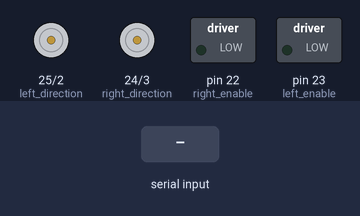
Simulated run of this sketch. Board: Arduino Mega 2560, built with avr-gcc and run on an emulated ATmega2560. On the bench: direction and speed pins drawn as motors (green arrow = direction pin HIGH = forward, orange = LOW = backward, longer = more drive), switched loads named in the sketch (green lamp = pin HIGH). Inputs (shaded band) come from the test bench. What the sketch prints to the serial monitor is not drawn.

Above: at 1.2 s.
1.3 s: "ILERI" received over Serial
At 2.6 s:
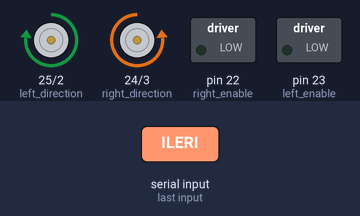
4.3 s: "GERI" received over Serial
At 6.0 s:
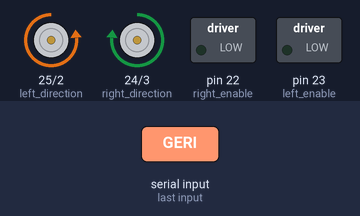
7.3 s: "SAG" received over Serial
At 9.1 s:
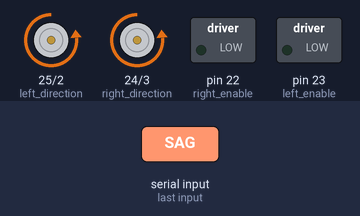
10.3 s: "SOL" received over Serial
At 11.9 s:
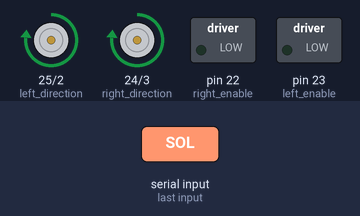
Timing chart, 0 to 13.8 s (numbered marks = the images above; inputs shaded):
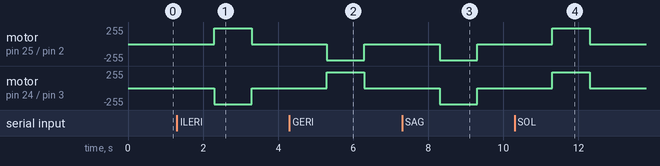

The sketch:

ROS2_Serial_Subscribe_Motor_Direction.ino
```cpp
#define right_enable 22
#define right_direction 24
#define right_pwm 3
#define left_enable 23
#define left_direction 25
#define left_pwm 2

void setup() {
  Serial.begin(115200);
  Serial.println("Ready");

  pinMode(right_enable, OUTPUT);
  pinMode(right_direction, OUTPUT);
  pinMode(right_pwm, OUTPUT);
  pinMode(left_enable, OUTPUT);
  pinMode(left_direction, OUTPUT);
  pinMode(left_pwm, OUTPUT);

  digitalWrite(right_enable, LOW);
  digitalWrite(right_direction, LOW);
  analogWrite(right_pwm, 0);
  digitalWrite(left_enable, LOW);
  digitalWrite(left_direction, HIGH);
  analogWrite(left_pwm, 0);
}

void loop() {
  if (Serial.available()) {
    String komut_motor = Serial.readString();
    komut_motor.trim();
    if (komut_motor == "ILERI") robot_ileri();
    else if (komut_motor == "GERI") robot_geri();
    else if (komut_motor == "SAG") robot_sag();
    else if (komut_motor == "SOL") robot_sol();
  }
}

void hareket() {
  analogWrite(right_pwm, 240);
  analogWrite(left_pwm, 240);
  delay(1000);
  analogWrite(right_pwm, 0);
  analogWrite(left_pwm, 0);
}

void robot_ileri() {
  digitalWrite(right_direction, LOW);
  digitalWrite(left_direction, HIGH);
  hareket();
}

void robot_geri() {
  digitalWrite(right_direction, HIGH);
  digitalWrite(left_direction, LOW);
  hareket();
}

void robot_sol() {
  digitalWrite(right_direction, HIGH);
  digitalWrite(left_direction, HIGH);
  hareket();
}

void robot_sag() {
  digitalWrite(right_direction, LOW);
  digitalWrite(left_direction, LOW);
  hareket();
}
```

Measured:
- after the input at 1.3 s, motor on pin 25 (left_direction) / pin 2 (left_pwm): stopped → forward 240/255 after 1.0 s, → stopped 1.0 s later; motor on pin 24 (right_direction) / pin 3 (right_pwm): stopped → backward 240/255 after 1.0 s, → stopped 1.0 s later
- after the input at 4.3 s, motor on pin 25 (left_direction) / pin 2 (left_pwm): stopped → backward 240/255 after 1.0 s, → stopped 1.0 s later; motor on pin 24 (right_direction) / pin 3 (right_pwm): stopped → forward 240/255 after 1.0 s, → stopped 1.0 s later
- after the input at 7.3 s, motor on pin 25 (left_direction) / pin 2 (left_pwm), motor on pin 24 (right_direction) / pin 3 (right_pwm): stopped → backward 240/255 after 1.0 s, → stopped 1.0 s later
- after the input at 10.3 s, motor on pin 25 (left_direction) / pin 2 (left_pwm), motor on pin 24 (right_direction) / pin 3 (right_pwm): stopped → forward 240/255 after 1.0 s, → stopped 1.0 s later
